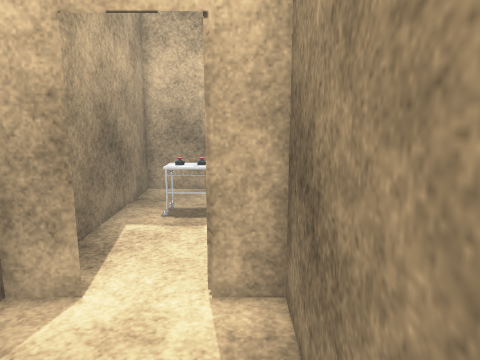
View 1 (above)

14 first-person views from a walk through a scene from a Unity 3-D project. The camera is 1.5 m above the floor, tilts 10° down and sees 70° across. Doors are open. The floor is counted in squares, 0.5 m on a side. Each view is taken from the middle of a square. On the plan, view 1 faces up. The plan holds only what a view shows up to about 20 squares ahead; the rest is blank. The place goes on beyond the plan. The player character is not drawn. Some surface patterns are stand-ins.

View 2
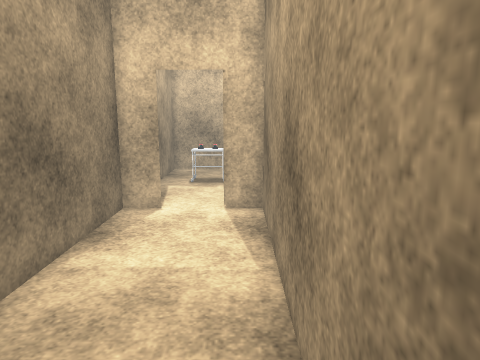

View 3
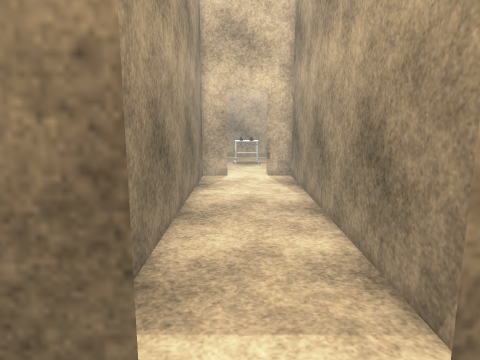

View 4
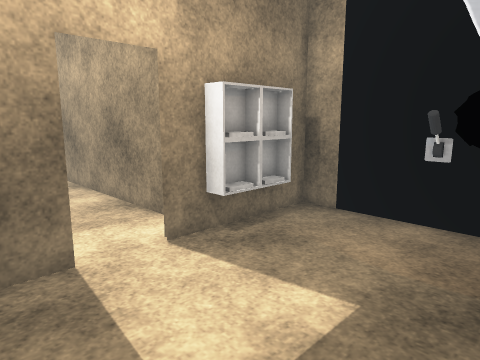

View 5
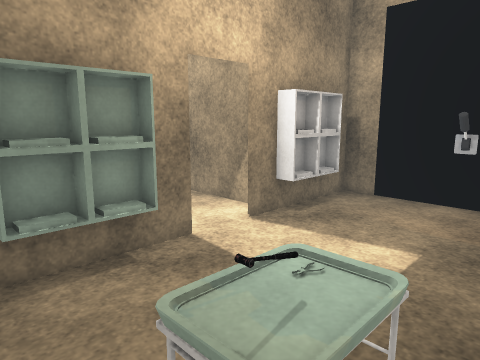

View 6
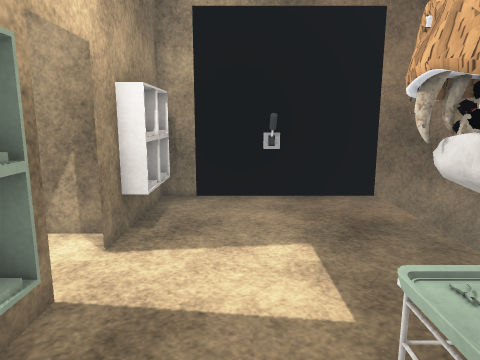

View 7
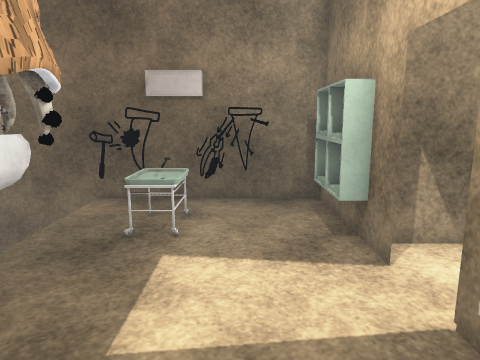

View 8
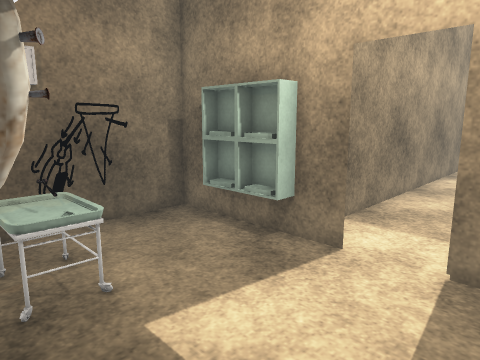

View 9
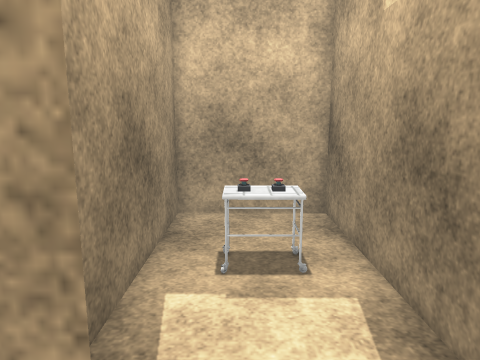

View 10
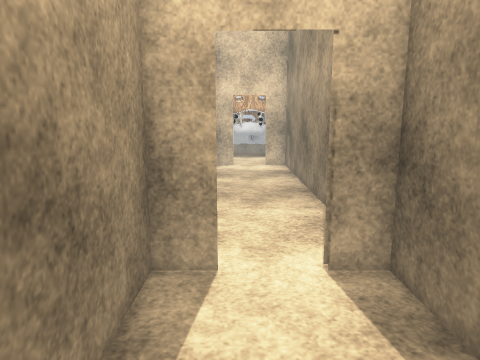

View 11
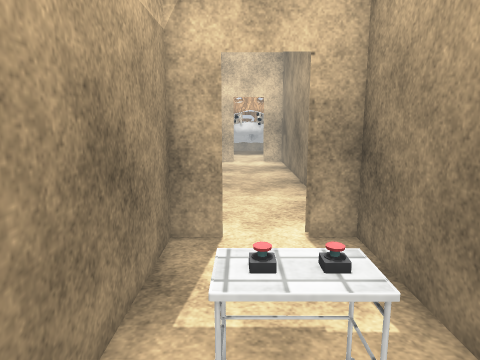

View 12
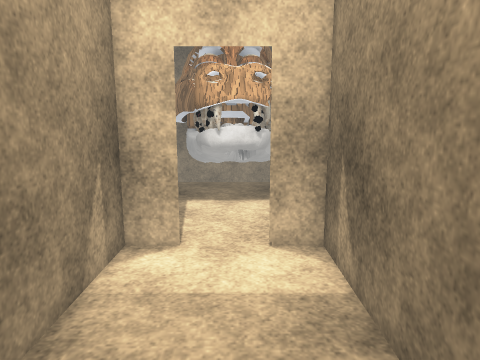

View 13
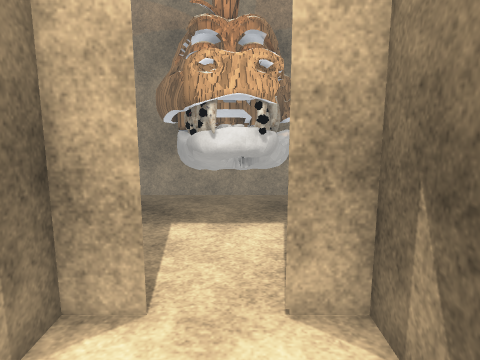

View 14
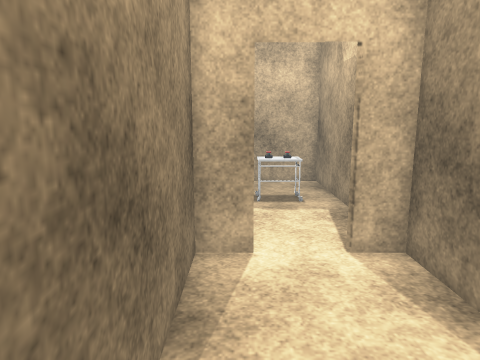

### Floor plan
Ten units are one square. View 1 is at (0, 0); x grows to the right and y downward. Boxes are objects, and circles mark ways between rooms. Rooms are numbered by the first view taken in them; rooms with no view inside come last. Other rooms are left out.
<svg viewBox="-94 -153 164 363">
<path fill="none" stroke="#000" d="M-6 109 8 109 8 -61M-42 109 -26 109M-26 -54 -41 -54M-40 -56 -40 116M9 -54 -6 -54M-17 177 -5 182M-23 179 -6 183M-23 179 -10 180M-23 180 -17 179M-40 116 -70 116M-33 188 -30 183M-34 188 -30 183M-26 109 -89 109 -89 205M-35 191 -30 183M15 109 -6 109M54 205 54 109 35 109M8 -61 8 -148 -40 -148 -40 -56M-6 -55 9 -55M-41 -55 -26 -55"/>
<rect x="-75" y="155" width="20" height="20" fill="#bbb"><title>other object</title></rect>
<rect x="-65" y="155" width="10" height="10" fill="#bbb"><title>hammer</title></rect>
<rect x="-55" y="165" width="10" height="10" fill="#bbb"><title>other object</title></rect>
<rect x="-55" y="155" width="10" height="10" fill="#bbb"><title>other object</title></rect>
<rect x="-35" y="175" width="10" height="10" fill="#bbb"><title>other object</title></rect>
<rect x="-5" y="185" width="10" height="10" fill="#bbb"><title>other object</title></rect>
<rect x="5" y="105" width="30" height="20" fill="#bbb"><title>other object</title></rect>
<rect x="45" y="145" width="20" height="10" fill="#bbb"><title>lever</title></rect>
<rect x="-25" y="-115" width="20" height="20" fill="#bbb"><title>other object</title></rect>
<circle cx="-15" cy="110" r="3" fill="#2a7"/>
<circle cx="-15" cy="-60" r="3" fill="#2a7"/>
<text x="-20" y="30">1</text>
<text x="-20" y="150">2</text>
<text x="-20" y="-110">3</text>
</svg>
Room 1 opens to room 2. Room 1 opens to room 3.

Where each view was taken, in squares from view 1:
view 1: 0 up, 0 right, facing up
view 2: 6 down, 0 right, facing up
view 3: 13 down, 2 left, facing up
view 4: 18 down, 5 left, facing up-right
view 5: 18 down, 8 left, facing up-right
view 6: 14 down, 8 left, facing right
view 7: 14 down, 4 right, facing left
view 8: 18 down, 1 right, facing up-left
view 9: 4 up, 2 left, facing up
view 10: 12 up, 1 left, facing down
view 11: 14 up, 1 left, facing down
view 12: 3 down, 2 left, facing down
view 13: 6 down, 2 left, facing down
view 14: 2 down, 3 left, facing up
